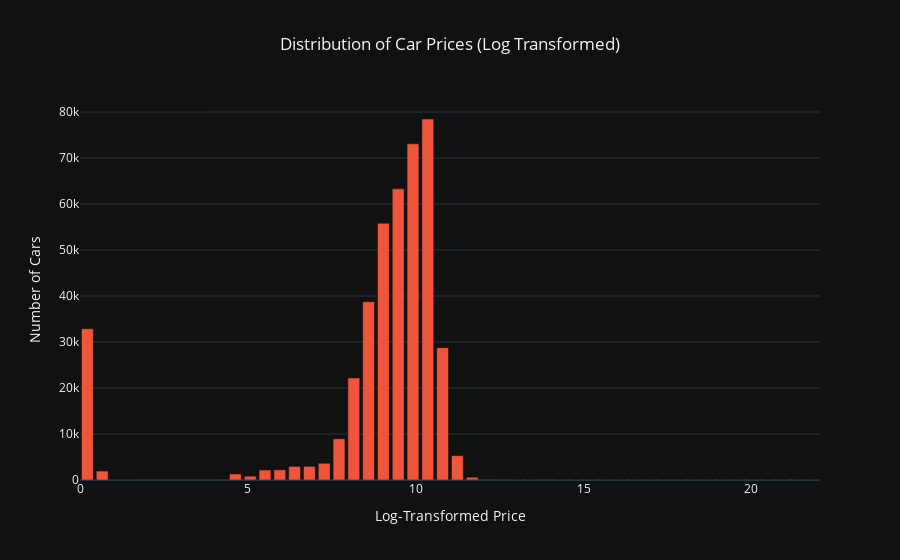

Notebook code cell kept with this figure:
### Markdown cell above
***Interpretation:*** The distribution is not clearly seen because there are some extreme outliers in the price variable. To better visualize the distribution, I will apply a logarithmic transformation to the price variable and then plot the histogram again.

### Code cell
def plot_log_price_distribution(data, column='price', bins=50, color='#636EFA'):
    prices = np.log1p(df[column]).to_numpy()

    counts, bin_edges = np.histogram(prices, bins=50)
    bin_centers = (bin_edges[:-1] + bin_edges[1:]) / 2

    agg_df = pd.DataFrame({"price": bin_centers, "count": counts})
    fig = px.bar(agg_df,
                 x="price",
                 y="count",
                 labels={'price': 'Log-Transformed Price', 'count': 'Number of Cars'},
                 title='Distribution of Car Prices (Log Transformed)',
                 color_discrete_sequence=['#EF553B']
                 )
    fig.update_layout(title_x=0.5)
    fig.show()

plot_log_price_distribution(df)

### Figure 1 — Plotly figure (JSON) as saved in the notebook; plotly's stock layout.template omitted (floating-point values rounded to 4 significant figures)
{"data": [{"alignmentgroup": "True", "hovertemplate": "Log-Transformed Price=%{x}<br>Number of Cars=%{y}<extra></extra>", "legendgroup": "", "marker": {"color": "#EF553B", "pattern": {"shape": ""}}, "name": "", "offsetgroup": "", "orientation": "v", "showlegend": false, "textposition": "auto", "x": [0.2204, 0.6612, 1.102, 1.543, 1.984, 2.425, 2.865, 3.306, 3.747, 4.188, 4.629, 5.07, 5.51, 5.951, 6.392, 6.833, 7.274, 7.715, 8.155, 8.596, 9.037, 9.478, 9.919, 10.36, 10.8, 11.24, 11.68, 12.12, 12.56, 13.0, 13.45, 13.89, 14.33, 14.77, 15.21, 15.65, 16.09, 16.53, 16.97, 17.41, 17.85, 18.29, 18.74, 19.18, 19.62, 20.06, 20.5, 20.94, 21.38, 21.82], "xaxis": "x", "y": [32895, 1951, 13, 13, 43, 70, 66, 54, 71, 112, 1317, 828, 2168, 2215, 2949, 2966, 3642, 8957, 22189, 38762, 55834, 63296, 73084, 78482, 28776, 5288, 615, 117, 35, 5, 5, 27, 2, 1, 1, 1, 2, 7, 1, 0, 0, 1, 8, 0, 0, 0, 2, 4, 0, 5], "yaxis": "y", "type": "bar"}], "layout": {"xaxis": {"anchor": "y", "domain": [0.0, 1.0], "title": {"text": "Log-Transformed Price"}}, "yaxis": {"anchor": "x", "domain": [0.0, 1.0], "title": {"text": "Number of Cars"}}, "legend": {"tracegroupgap": 0}, "title": {"text": "Distribution of Car Prices (Log Transformed)", "x": 0.5}, "barmode": "relative"}}
